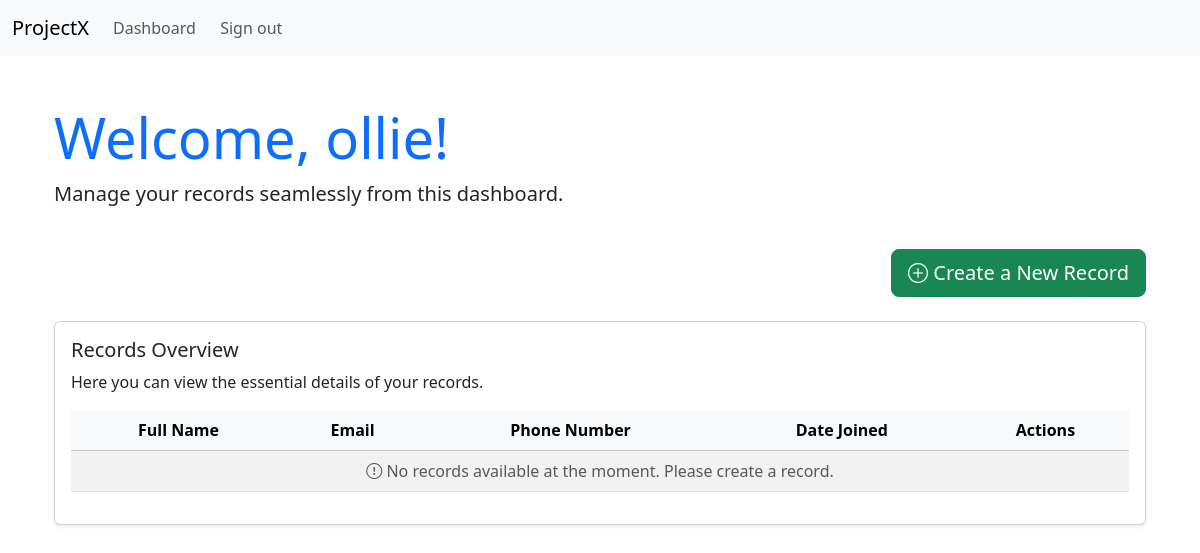
Page /dashboard/ (signed in) on the earlier database version.
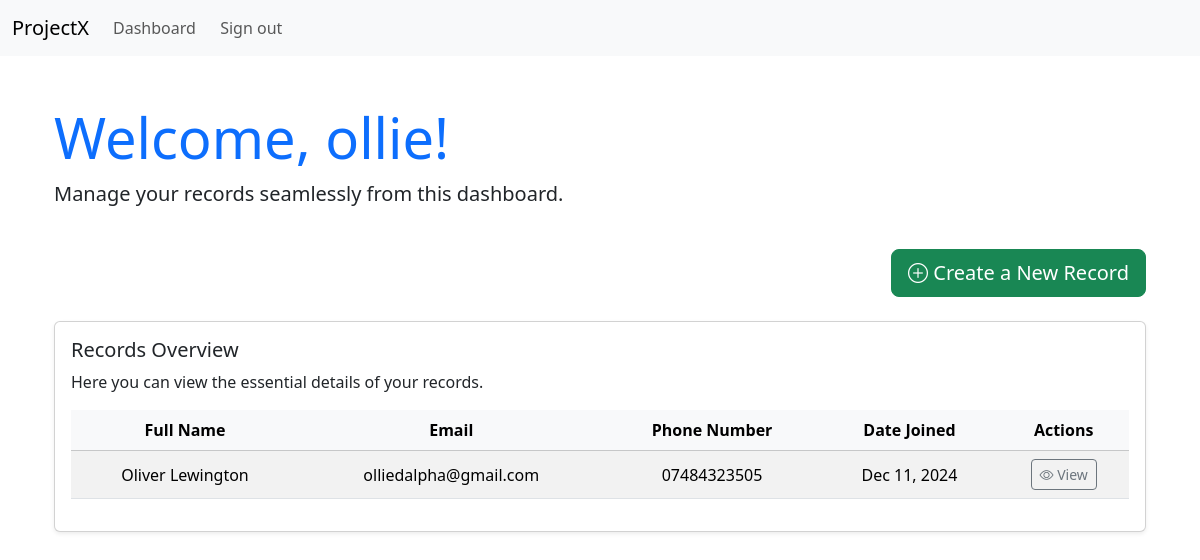
Same page on the later database version.
### webapp/models.py (models this page shows, shortened)
class Record(models.Model):
    creation_date = models.DateTimeField(auto_now_add=True)
    first_name = models.CharField(max_length=100)
    last_name = models.CharField(max_length=150)
    email = models.CharField(max_length=255)
    phone_number = models.CharField(max_length=20)
    address = models.CharField(max_length=300)
    city = models.CharField(max_length=255)
    county = models.CharField(max_length=200)
    country = models.CharField(max_length=20)

### webapp/views.py (the view)
# urls.py: path('dashboard/', views.dashboard, name="dashboard"),
@login_required(login_url='login')
def dashboard(request):
    my_records = Record.objects.all()
    context = {'records': my_records}
    return render(request, 'webapp/dashboard.html', context=context)

### webapp/templates/webapp/dashboard.html
{% extends "webapp/base.html" %}
{% block content %}
    <div class="container my-4">
        <div class="row">
            <div class="col-md-12">
                <h2 class="display-4 text-primary">Welcome, {{ user }}!</h2>
                <p class="lead">Manage your records seamlessly from this dashboard.</p>
            </div>
        </div>
    </div>
    <div class="container mb-4 d-flex justify-content-end">
        <a class="btn btn-success btn-lg" href="{% url 'create-record' %}" role="button">
            <i class="bi bi-plus-circle"></i> Create a New Record
        </a>
    </div>
    <div class="container">
        <div class="card shadow-sm">
            <div class="card-body">
                <h5 class="card-title">Records Overview</h5>
                <p class="card-text">Here you can view the essential details of your records.</p>
                <div class="table-responsive" style="max-height: 500px; overflow-y: auto;">
                    <table class="table table-striped table-hover">
                        <thead class="table-light">
                            <tr>
                                <th scope="col" class="text-center">Full Name</th>
                                <th scope="col" class="text-center">Email</th>
                                <th scope="col" class="text-center">Phone Number</th>
                                <th scope="col" class="text-center">Date Joined</th>
                                <th scope="col" class="text-center">Actions</th>
                            </tr>
                        </thead>
                        <tbody>
                            {% if records %}
                                {% for record in records %}
                                    <tr>
                                        <td class="text-center align-middle">{{ record.first_name }} {{ record.last_name }}</td>
                                        <td class="text-center align-middle">{{ record.email }}</td>
                                        <td class="text-center align-middle">{{ record.phone_number }}</td>
                                        <td class="text-center align-middle">{{ record.creation_date|date:"M d, Y" }}</td>
                                        <td class="text-center align-middle">
                                            <a class="btn btn-outline-secondary btn-sm" href="{% url 'record' record.id %}" data-bs-toggle="tooltip" data-bs-placement="top" title="View details">
                                                <i class="bi bi-eye"></i> View
                                            </a>
                                        </td>
                                    </tr>
                                {% endfor %}
                            {% else %}
                                <tr>
                                    <td colspan="5" class="text-center text-muted">
                                        <i class="bi bi-exclamation-circle"></i> No records available at the moment. Please create a record.
                                    </td>
                                </tr>
                            {% endif %}
                        </tbody>
                    </table>
                </div>
            </div>
        </div>
    </div>
{% endblock %}

### webapp/templates/webapp/base.html (shortened to what this page needs)
{% load static %}
<!DOCTYPE html>
<html lang="en" data-bs-theme="light">
    <head>
        <link rel="stylesheet" type="text/css" href="{% static 'css/styles.css' %}">
        <link href="https://cdn.jsdelivr.net/npm/bootstrap@5.3.3/dist/css/bootstrap.min.css" rel="stylesheet">
        <link href="https://cdn.jsdelivr.net/npm/bootstrap-icons/font/bootstrap-icons.css" rel="stylesheet">
    </head>
    <body>
        {% include "webapp/navbar.html" %}
        <div class="container bg-">
            <br>
            {% block content %}
            {% endblock content %}
        </div>
    </body>
</html>

### webapp/templates/webapp/navbar.html (shortened to what this page needs)
<nav class="navbar navbar-expand-lg bg-body-tertiary">
  <div class="container-fluid">
    <a class="navbar-brand" href="{% url '' %}">
      ProjectX
    </a>
    <div class="collapse navbar-collapse" id="navbarNav">
        <ul class="navbar-nav mr-auto">
          {% if user.is_authenticated %}
              <li class="nav-item">
                <a class="nav-link" href="{% url 'dashboard' %}">Dashboard &nbsp;</a>
              </li>
              <li class="nav-item">
                <a class="nav-link" href="{% url 'logout' %}">Sign out &nbsp;</a>
              </li>
          </ul>
          {% endif %}
      </div>
  </div>
  </nav>

Differences in the rows shown:
added Record: first_name "Oliver", last_name "Lewington", email "olliedalpha@gmail.com", phone_number "07484323505", creation_date "Dec 11, 2024"
Other differences:
text no longer shown: "No records available at the moment. Please create a record."
